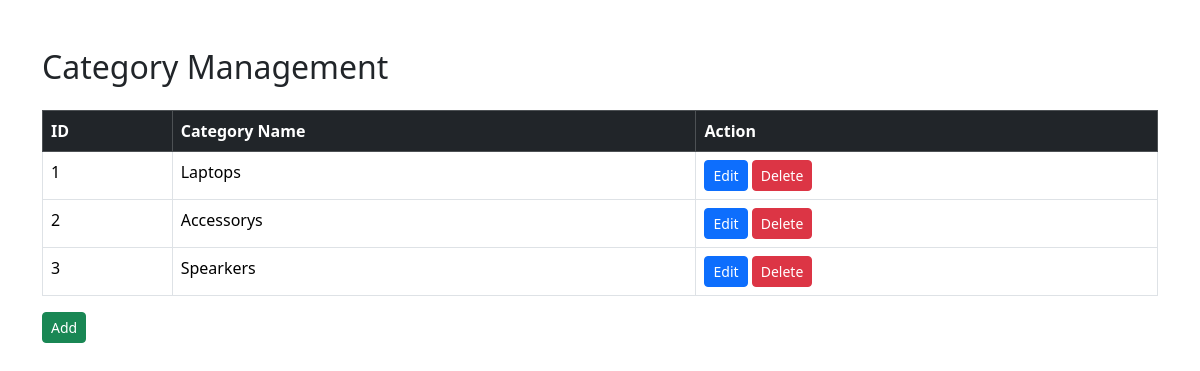
Screenshot of /category-management.php with the database file from the repository.
### tables this page shows
CREATE TABLE Categories (
    CategoryID INT PRIMARY KEY AUTO_INCREMENT,
    CategoryName VARCHAR(255)
);

### category-management.php (the view, shortened to what this page needs)
<?php
include 'db_cnx.php';
$sql = "SELECT * FROM Categories";
$result = $conn->query($sql);
$categories = [];
if ($result) {
    if ($result->num_rows > 0) {
        while ($row = $result->fetch_assoc()) {
            $categories[] = $row;
        }
    } else {
        echo "Error: No categories found in the database";
    }
} else {
    echo "Error executing query to retrieve categories: " . $conn->error;
}
?>
<!DOCTYPE html>
<html lang="en">
<head>
    <link href="https://cdn.jsdelivr.net/npm/bootstrap@5.3.2/dist/css/bootstrap.min.css" rel="stylesheet">
    <link rel="stylesheet" href="https://cdnjs.cloudflare.com/ajax/libs/font-awesome/6.0.0/css/all.min.css" />
</head>
<body>
    <div class="container mt-5">
        <h2 class="mb-4">Category Management</h2>
        <table class="table table-bordered">
            <thead class="table-dark">
                <tr>
                    <th>ID</th>
                    <th>Category Name</th>
                    <th>Action</th>
                </tr>
            </thead>
            <tbody>
                <?php foreach ($categories as $category) : ?>
                    <tr>
                        <td><?php echo $category['CategoryID']; ?></td>
                        <td><?php echo $category['CategoryName']; ?></td>
                        <td>
                            <button type="button" class="btn btn-primary btn-sm" onclick="showEditModal(<?php echo $category['CategoryID']; ?>)">
                                Edit
                            </button>
                            <form method="post" style="display:inline;">
                                <button type="submit" class="btn btn-danger btn-sm" onclick="return confirm('Are you sure you want to delete this category?');">
                                    Delete
                                </button>
                            </form>
                        </td>
                    </tr>
                <?php endforeach; ?>
            </tbody>
        </table>
        <button type="button" class="btn btn-success btn-sm" onclick="showAddModal()">
            Add
        </button>
    </div>
</body>
</html>

### rows the page displays
categories: CategoryID "1", CategoryName "Laptops"
categories: CategoryID "2", CategoryName "Accessorys"
categories: CategoryID "3", CategoryName "Spearkers"
